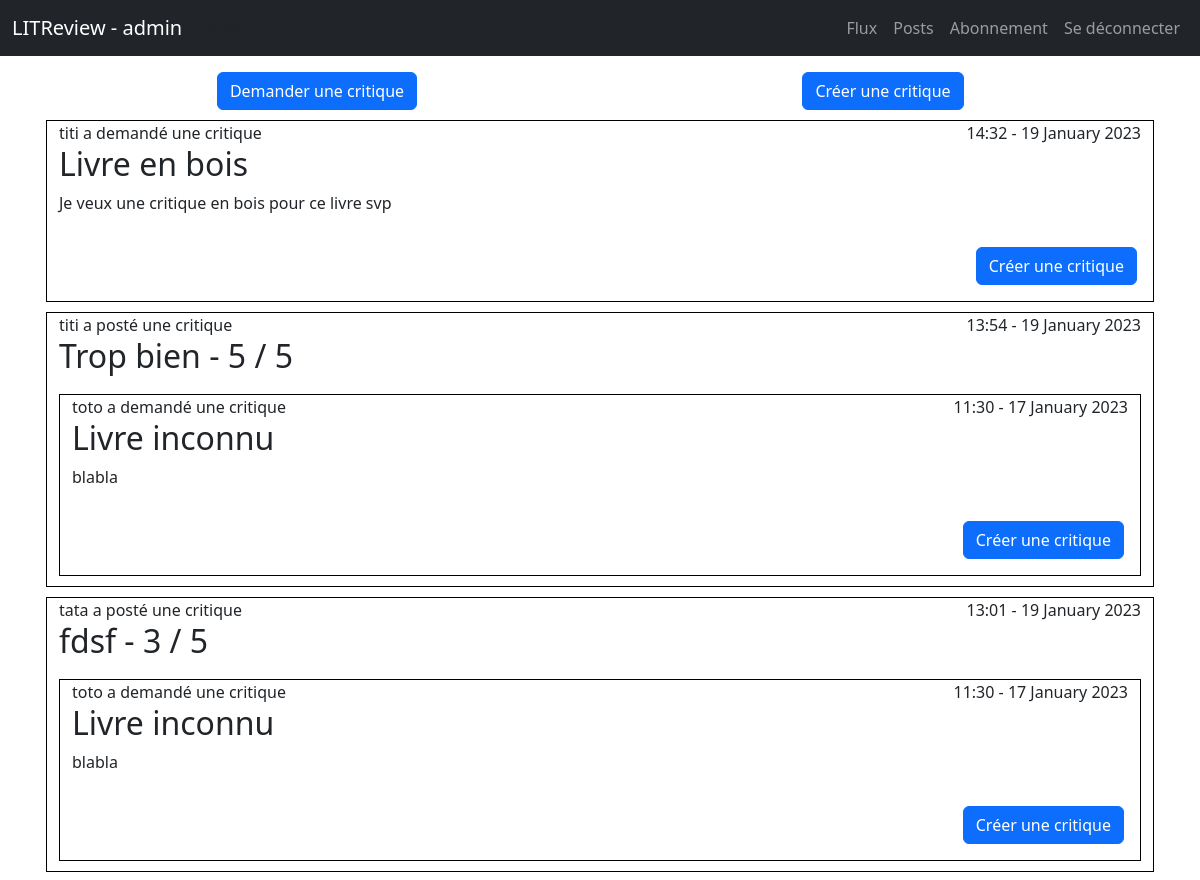
/ (signed in, upper part), run on an earlier commit of the app's database.
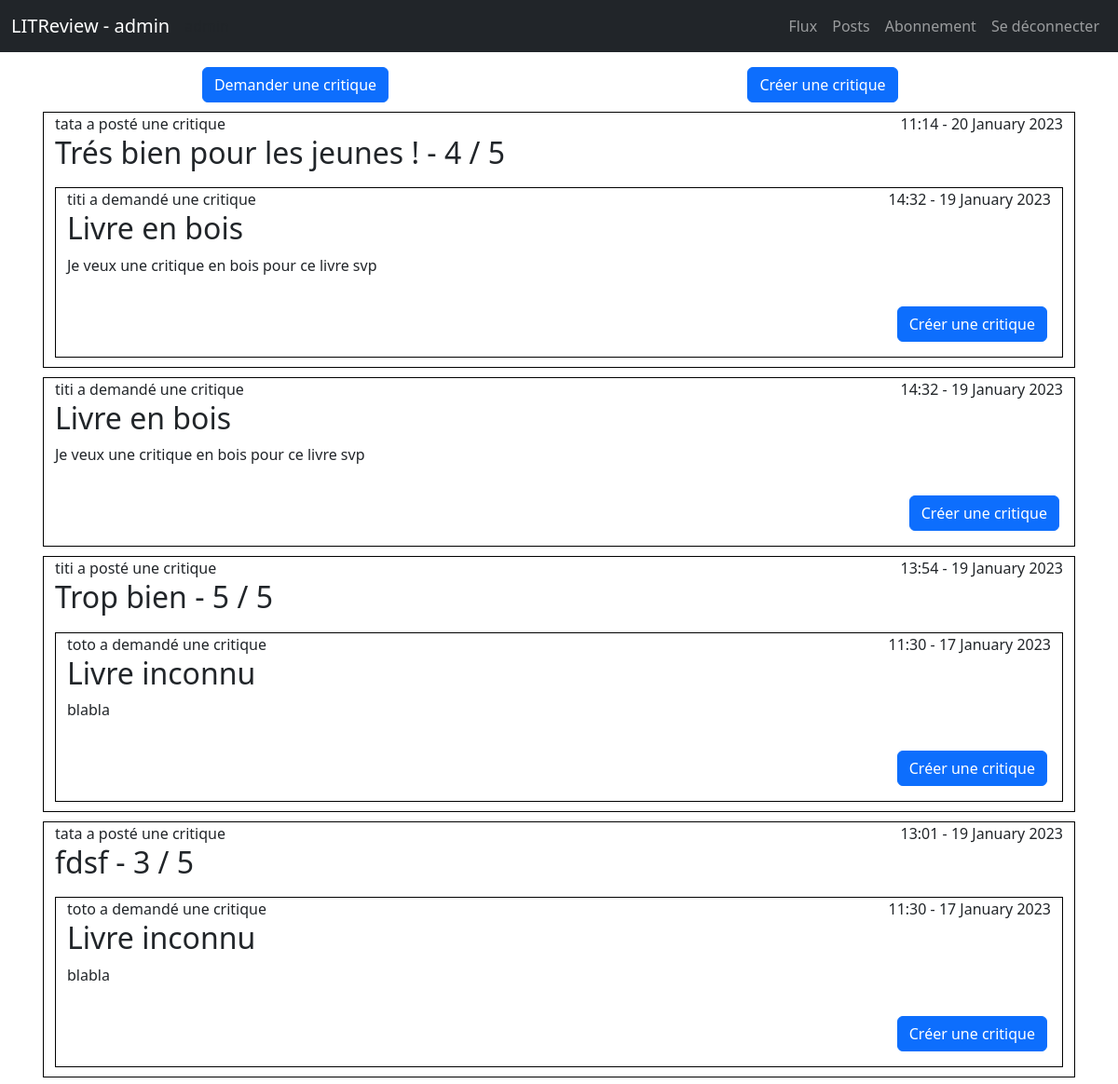
And on a later commit of the database.
### bookreview/models.py (models this page shows, shortened)
class Ticket(models.Model):
    title = models.CharField(max_length=128)
    description = models.TextField(max_length=2048, blank=True)
    user = models.ForeignKey(to=settings.AUTH_USER_MODEL,
                             on_delete=models.CASCADE)
    image = models.ImageField(blank=True)
    time_created = models.DateTimeField(auto_now_add=True)

class User(AbstractUser):
    pass

class Review(models.Model):
    ticket = models.ForeignKey(to=Ticket, on_delete=models.CASCADE)
    rating = models.PositiveSmallIntegerField(validators=[
                                                  MinValueValidator(0),
                                                  MaxValueValidator(5),
                                              ])
    user = models.ForeignKey(to=settings.AUTH_USER_MODEL, on_delete=models.CASCADE)
    headline = models.CharField(max_length=128)
    body = models.TextField(max_length=8192, blank=True)
    time_created = models.DateTimeField(auto_now_add=True)

### bookreview/views.py (the view)
# urls.py: path('', bookreview.views.FluxView.as_view(), name='flux'),
class FluxView(LoginRequiredMixin, TemplateView):
    template_name = "bookreview/flux.html"
    def get_context_data(self, **kwargs):
        kwargs = super().get_context_data(**kwargs)
        tickets = Ticket.objects.all()
        tickets = tickets.annotate(content_type=Value("TICKET", CharField()))
        reviews = Review.objects.all()
        reviews = reviews.annotate(content_type=Value("REVIEW", CharField()))
        posts = sorted(
            chain(reviews, tickets),
            key=lambda post: post.time_created,
            reverse=True
        )
        kwargs["posts"] = posts
        return kwargs

### bookreview/templates/bookreview/flux.html
{% extends 'base.html' %}
{% block content %}
<div class="p-3 container">
    <div class="row text-center">
        <div class="col">
            <a class="btn btn-primary" href="{% url 'ticket_create' %}">Demander une critique</a>
        </div>
        <div class="col">
            <a class="btn btn-primary" href="{% url 'ticket_and_review_create' %}">Créer une critique</a>
        </div>
    </div>
    {% for post in posts %}
        {% if post.content_type == 'TICKET' %}
            {% include 'bookreview/ticket_post_flux.html' with ticket=post %}
        {% elif post.content_type == 'REVIEW' %}
            {% include 'bookreview/review_post_flux.html' with review=post %}
        {% endif %}
    {% endfor %}
</div>
{% endblock %}

### bookreview/templates/bookreview/review_post_flux.html
<div class="row flux-post">
    <div class="d-flex justify-content-between">
        <span class="pull-left">
            {% if request.user == review.user %}
            Vous avez
            {% else %}
            {{ review.user }} a
            {% endif %}
            posté une critique
        </span>
        <span class="float-right">{{ review.time_created|date:'G:i - j F Y' }}</span>
    </div>
    <div>
        <h2>{{ review.headline }} - {{ review.rating }} / 5</h2>
    </div>
    <div>
        {% include 'bookreview/ticket_post_flux.html' with ticket=review.ticket %}
    </div>
</div>

### bookreview/templates/bookreview/ticket_post_flux.html
<div class="row flux-post">
    <div class="d-flex justify-content-between">
        <span>
            {% if request.user == ticket.user %}
            Vous avez
            {% else %}
            {{ ticket.user }} a
            {% endif %}
            demandé une critique
        </span>
        <span class="float-right">{{ ticket.time_created|date:'G:i - j F Y' }}</span>
    </div>
    <div>
        <h2>{{ ticket.title }}</h2>
        <p>{{ ticket.description }}</p>
    </div>
    <div class="p-3 d-flex justify-content-end">
        <a class="btn btn-primary float-right" href="{% url 'review_ticket' ticket.id %}">Créer une critique</a>
    </div>
</div>

What changed in the data, as far as the page shows it:
added Review: user "tata", time_created "11:14 - 20 January 2023", headline "Trés bien pour les jeunes !", rating "4", {{ ticket.user }} "titi", {{ ticket.time_created|date:'G:i - j F Y' }} "14:32 - 19 January 2023", {{ ticket.title }} "Livre en bois", {{ ticket.description }} "Je veux une critique en bois pour ce livre svp"
